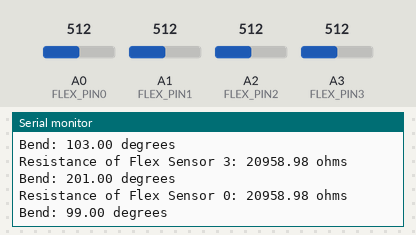
The sketch below on a simulated Arduino Uno, built with avr-gcc and run on an emulated ATmega328P. Parts: the last lines printed to the serial monitor. The test bench sets the inputs (shaded band); at power-on: A1 (FLEX_PIN1) = 512, A2 (FLEX_PIN2) = 512, A3 (FLEX_PIN3) = 512, A0 (FLEX_PIN0) = 512. No radio packets arrive unless stated.

Above: at 1.2 s.
1.3 s: A1 (FLEX_PIN1) set to 541
At 2.0 s:
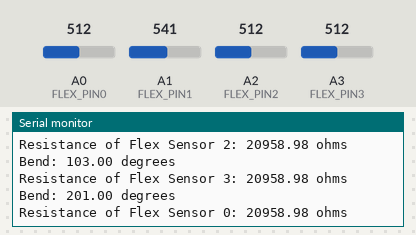
2.8 s: A1 (FLEX_PIN1) set to 568
At 3.3 s:
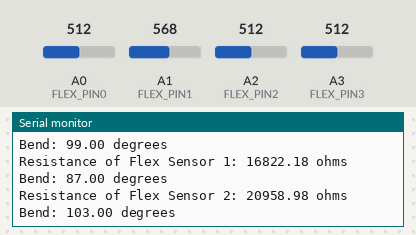
5.8 s: A2 (FLEX_PIN2) set to 532
At 6.4 s:
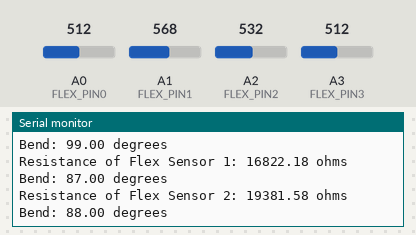
8.8 s: A3 (FLEX_PIN3) set to 574
At 9.7 s:
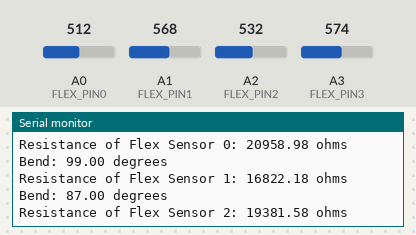
11.8 s: A3 (FLEX_PIN3) set to 606
At 12.7 s:
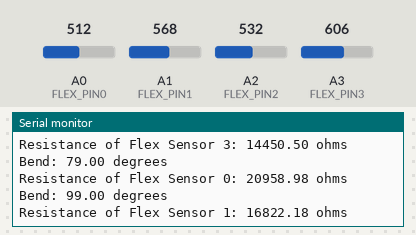
Timing chart, 0 to 14.8 s (numbered marks = the images above; inputs shaded):
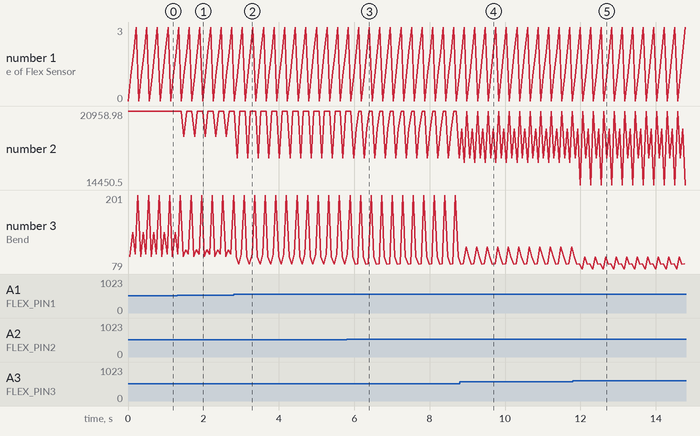

Measured:
- the behaviour switches between 553 and 554 on A1 (FLEX_PIN1) (found by bisection; images 1 and 2)
- after the input at 1.3 s, the serial monitor: prints a new line after 0.18 s (image 1)
- after the input at 2.8 s, the serial monitor: prints a new line after 0.09 s (image 2)
- after the input at 5.8 s, the serial monitor: prints a new line after 0.25 s (image 3)
- after the input at 8.8 s, the serial monitor: prints a new line after 0.12 s (image 4)
- after the input at 11.8 s, the serial monitor: prints a new line after 0.20 s (image 5)
- plotted number 3: 201 → 87 after the input at 2.8 s, 99 → 116 after the input at 8.8 s, 116 → 79 after the input at 11.8 s

The sketch:

flex_sensor_transmiter.ino
```cpp
#include <SPI.h>
#include <nRF24L01.h>
#include <RF24.h>

RF24 radio(7, 10); // CE, CSN
const byte address[6] = "lerf2";     //Byte of array representing the address. This is the address where we will send the data. This should be same on the receiving side.

const int FLEX_PIN0 = A0; // Pin connected to voltage divider output
const int FLEX_PIN1 = A1;
const int FLEX_PIN2 = A2;
const int FLEX_PIN3 = A3;

// Measure the voltage at 5V and the actual resistance of your
// 47k resistor, and enter them below:
const float VCC = 5.00; // Measured voltage of Ardunio 5V line
const float R_DIV = 21000.0; // Measured resistance of 3.3k resistor

const float STRAIGHT_RESISTANCE0 = 11000.0; // resistance when straight
const float BEND_RESISTANCE0 = 20000; // resistance at 90 deg
const float STRAIGHT_RESISTANCE1 = 9900.0;
const float BEND_RESISTANCE1 = 17000;
const float STRAIGHT_RESISTANCE2 = 9500.0;
const float BEND_RESISTANCE2 = 19500;
const float STRAIGHT_RESISTANCE3 = 10200.0;
const float BEND_RESISTANCE3 = 15000;

//  Creating a struct in order to send the data
typedef struct{
  float A;
  float B;
  float C;
  float D;
}
A_t;

A_t angles;

void setup()
{
  Serial.begin(9600);
  pinMode(FLEX_PIN0, INPUT);
  pinMode(FLEX_PIN1, INPUT);
  pinMode(FLEX_PIN2, INPUT);
  pinMode(FLEX_PIN3, INPUT);

  // This is for the NRF chips
  radio.begin();                  //Starting the Wireless communication
  radio.openWritingPipe(address); //Setting the address where we will send the data
  //radio.setPALevel(RF24_PA_MIN);  //You can set it as minimum or maximum depending on the distance between the transmitter and receiver.
  radio.stopListening();          //This sets the module as transmitter
}

void loop()
{
  // Read the ADC, and calculate voltage and resistance from it
  int flexADC0 = analogRead(FLEX_PIN0);
  float flexV0 = flexADC0 * VCC / 1023.0;
  float flexR0 = R_DIV * (VCC / flexV0 - 1.0);
  Serial.println("Resistance of Flex Sensor 0: " + String(flexR0) + " ohms");

  // Use the calculated resistance to estimate the sensor's
  // bend angle:
  float angle0 = map(flexR0, STRAIGHT_RESISTANCE0, BEND_RESISTANCE0,
                    0, 90.0);

  Serial.println("Bend: " + String(angle0) + " degrees");
  Serial.println();

  int flexADC1 = analogRead(FLEX_PIN1);
  float flexV1 = flexADC1 * VCC / 1023.0;
  float flexR1 = R_DIV * (VCC / flexV1 - 1.0);
  Serial.println("Resistance of Flex Sensor 1: " + String(flexR1) + " ohms");

  float angle1 = map(flexR1, STRAIGHT_RESISTANCE1, BEND_RESISTANCE1,
                    0, 90.0);

  Serial.println("Bend: " + String(angle1) + " degrees");
  Serial.println();

  int flexADC2 = analogRead(FLEX_PIN2);
  float flexV2 = flexADC2 * VCC / 1023.0;
  float flexR2 = R_DIV * (VCC / flexV2 - 1.0);
  Serial.println("Resistance of Flex Sensor 2: " + String(flexR2) + " ohms");

  float angle2 = map(flexR2, STRAIGHT_RESISTANCE2, BEND_RESISTANCE2,
                    0, 90.0);

  Serial.println("Bend: " + String(angle2) + " degrees");
  Serial.println();

  int flexADC3 = analogRead(FLEX_PIN3);
  float flexV3 = flexADC3 * VCC / 1023.0;
  float flexR3 = R_DIV * (VCC / flexV3 - 1.0);
  Serial.println("Resistance of Flex Sensor 3: " + String(flexR3) + " ohms");

  float angle3 = map(flexR3, STRAIGHT_RESISTANCE3, BEND_RESISTANCE3,
                    0, 90.0);

  Serial.println("Bend: " + String(angle3) + " degrees");
  Serial.println();

  // This is assigning values in the struct
  angles.A = angle0;
  angles.B = angle1;
  angles.C = angle2;
  angles.D = angle3;

  // These are the beginnings of communication
  radio.write(&angles, sizeof(angles));


  if (angle0 > 45) {
    const char text0[] = "Flex sensor0 is bent";
    radio.write(&text0, sizeof(text0));
  }
  else {
    const char text0[] = "Flex sensor0 is straight";
    radio.write(&text0, sizeof(text0));
  }

  delay(50);
}
```
